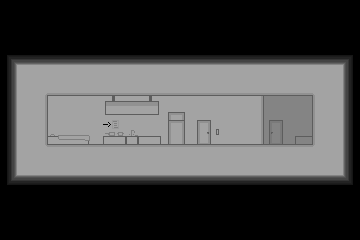

This game map was drawn from its Tiled (.tmx) file and the tilesets committed beside it. A one-line description and the trimmed map source follow:
An orthogonal 15x10 tile map with 24x24 px tiles, 1 tile layer (Background) and 8 objects (2x wall, floor, frontDoor, bathRoom, bed, ...).

<map version="1.10" tiledversion="1.11.0" orientation="orthogonal" renderorder="right-down" width="15" height="10" tilewidth="24" tileheight="24" infinite="0" nextlayerid="4" nextobjectid="11">
 <editorsettings>
  <export target="../tile/myRoom.json" format="json" />
 </editorsettings>
 <tileset firstgid="1" source="tileSet00.tsx" />
 <layer id="1" name="Background" width="15" height="10">
  <data>[150 cells, 90 non-empty, 19 distinct tile ids]</data>
 </layer>
 <objectgroup id="2" name="NoPassing">
  <object id="2" name="floor" x="48" y="144" width="264" height="24" />
  <object id="3" name="wall" x="24" y="72" width="24" height="96" />
  <object id="4" name="wall" x="312" y="72" width="24" height="96" />
 </objectgroup>
 <objectgroup id="3" name="Interaction">
  <object id="6" name="frontDoor" x="269" y="120" width="13.9688" height="24">
   <properties>
    <property name="SE" value="doorOpen" />
   </properties>
  </object>
  <object id="7" name="bathRoom" x="197.197" y="120" width="13.9688" height="24">
   <properties>
    <property name="SE" value="doorOpen" />
   </properties>
  </object>
  <object id="8" name="bed" x="48" y="135.966" width="24" height="8.03409">
   <properties>
    <property name="eventID" type="int" value="5" />
   </properties>
  </object>
  <object id="9" name="frige" x="167.925" y="112.004" width="17.0123" height="32.087">
   <properties>
    <property name="eventID" type="int" value="4" />
   </properties>
  </object>
  <object id="10" name="toDo" x="112" y="120" width="6.98889" height="8.97172">
   <properties>
    <property name="eventID" type="int" value="6" />
   </properties>
  </object>
 </objectgroup>
</map>
